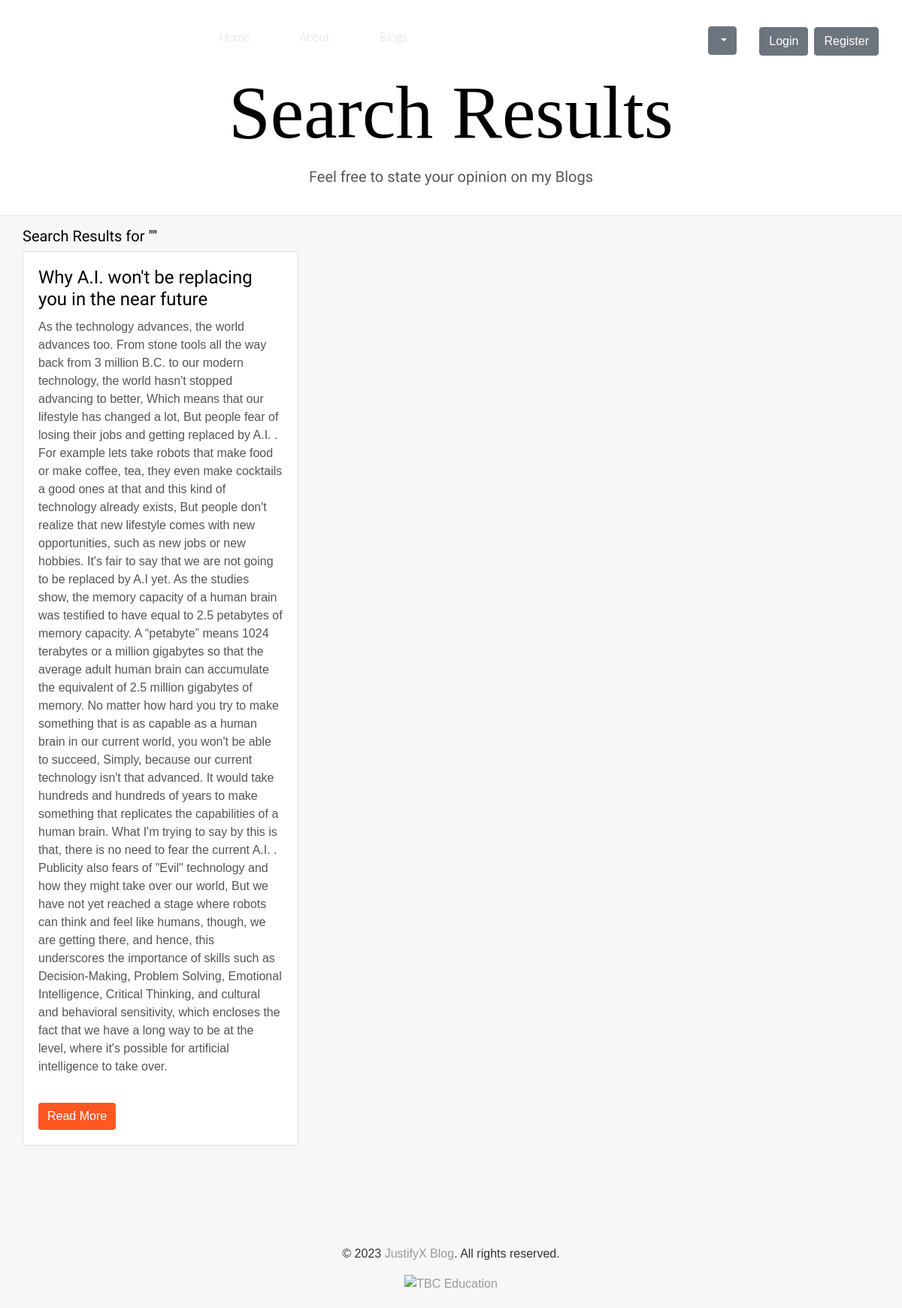
/search_results, run on an earlier commit of the app's database.
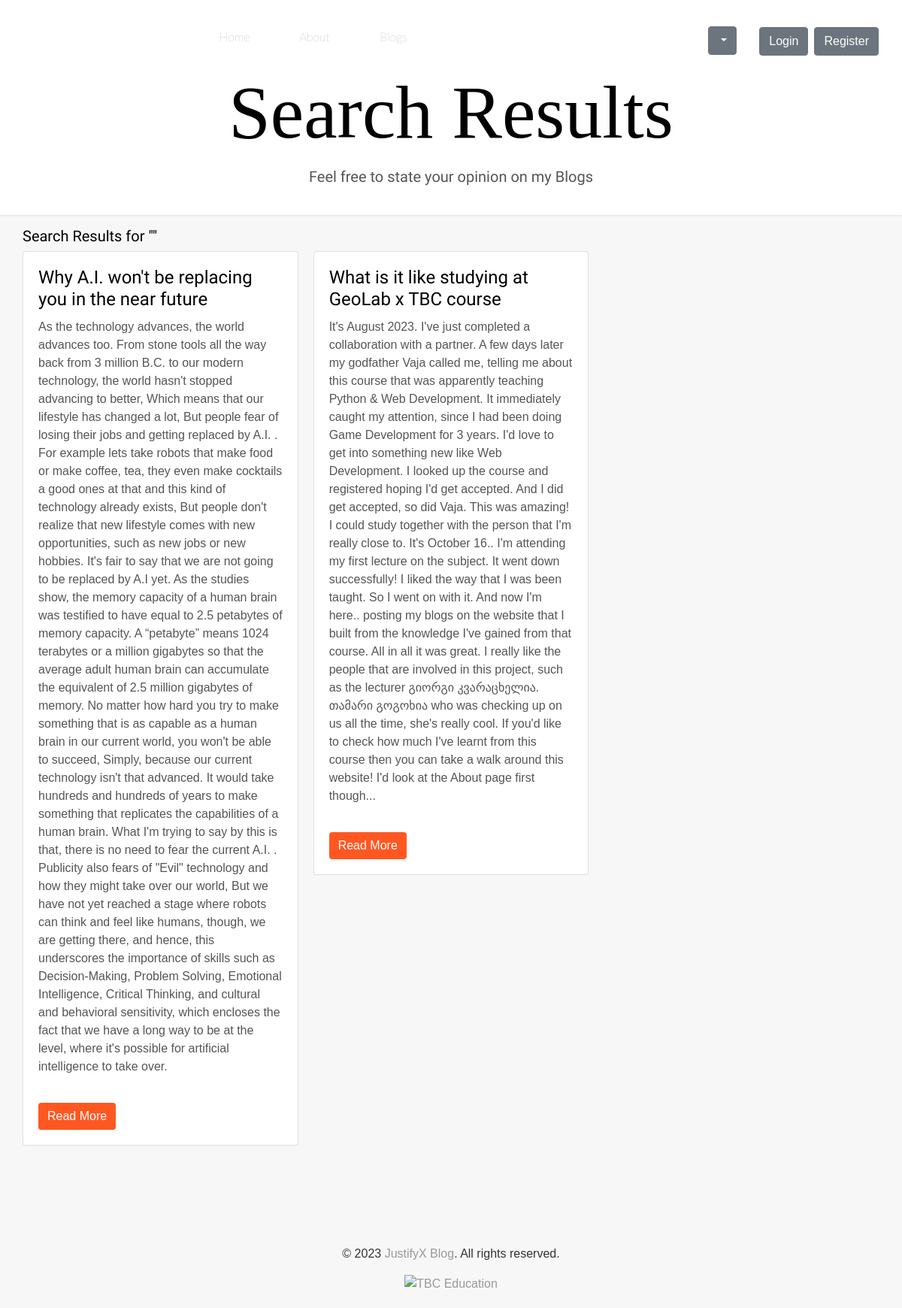
And on a later commit of the database.
### models.py (models this page shows, shortened)
class Blog(db.Model):
    __tablename__ = "blog"
    id = db.Column(db.Integer, primary_key=True)
    name = db.Column(db.String(255), nullable=False)
    description = db.Column(db.Text, nullable=True)
    content = db.Column(db.Text, nullable=False)
    post_date = db.Column(db.DateTime, nullable=False, default=db.func.current_timestamp())
    img = db.Column(db.String(255), nullable=False)

### routes.py (the view)
@app.route("/search_results", methods=['GET'])
def search_results():
    query = request.args.get('query', '')
    blogs = Blog.query.filter(Blog.name.ilike(f"%{query}%")).all()
    return render_template("search_results.html", query=query, blogs=blogs)

### routes.py (called while the page is built)
@app.context_processor
def inject_search_form():
    search_form = SearchForm()
    return dict(search_form=search_form)

### templates/search_results.html (shortened to what this page needs)
{% extends 'base.html' %}
{% block page_title %}Search Results{% endblock %}
{% block content %}
<div class="container mt-3">
    <h2>Search Results for "{{ query }}"</h2>
    {% if blogs %}
        <div class="card-columns">
            {% for blog in blogs %}
                <div class="card">
                    <div class="card-body">
                        <h5 class="card-title">{{ blog.name }}</h5>
                        <p class="card-text">{{ blog.content }}</p>
                        <a href="{{ url_for('blog_detail', blog_id=blog.id) }}" class="btn btn-primary">Read More</a>
                    </div>
                </div>
            {% endfor %}
        </div>
    {% else %}
        <p>No results found.</p>
    {% endif %}
</div>
{% endblock %}

### templates/base.html (shortened to what this page needs)
<!DOCTYPE html>
<html lang="en">
<head>
    <link href="https://db.onlinewebfonts.com/c/0c3e65bc57a1c4598e994814590daf19?family=Generis+Slab+W01+Light"
          rel="stylesheet">
    <link rel="stylesheet" href="https://stackpath.bootstrapcdn.com/bootstrap/4.5.2/css/bootstrap.min.css">
    <link rel="stylesheet" href="https://cdnjs.cloudflare.com/ajax/libs/font-awesome/5.15.1/css/all.min.css">
    <link rel="stylesheet" href="/static/style.css">
    <link rel="stylesheet" href="https://pipdigz.co.uk/fonts/pipdigicons_2.css" media="none"
          onload="if(media!='all')media='all'">
</head>
<body>
{% include "navbar.html" %}
<header>
    <div class="container" style="margin-top: 20px;">
        <h1>{% block page_title %}JustifyX Blog{% endblock %}</h1>
        <p>{% block page_description %}Feel free to state your opinion on my Blogs{% endblock %}</p>
    </div>
</header>
<section class="container">
    {% block content %}
    {% endblock %}
</section>
<footer style="margin-top: 100px;">
    <p>&copy; 2023 <a class="white-text" href="/">JustifyX Blog</a>. All rights reserved.</p>
    <a href="https://tbceducation.ge" target="_blank" rel="noopener noreferrer">
        <img src="/static/tbc.png" alt="TBC Education" style="width: 50px; height: auto;">
    </a>
</footer>
</body>
</html>

### templates/navbar.html (shortened to what this page needs)
<nav class="navbar navbar-expand-lg navbar-light bg-white fixed-top">
    <div class="container text-center">
        <div class="collapse navbar-collapse" id="navbarResponsive">
            <ul class="navbar-nav mx-auto">
                <li class="nav-item">
                    <a class="nav-link" href="/">Home</a>
                </li>
                <li class="nav-item">
                    <a class="nav-link" href="/about">About</a>
                </li>
                <li class="nav-item">
                    <a class="nav-link" href="/blogs">Blogs</a>
                </li>
            </ul>
            <div class="row align-items-center">
                <div class="col" style="margin-bottom: 10px;">
                    <div class="dropdown" id="searchDropdown">
                        <a href="#" class="btn btn-secondary hover dropdown-toggle" id="searchDropdownButton"
                           role="button"
                           data-toggle="dropdown" aria-haspopup="true" aria-expanded="false">
                        </a>
                    </div>
                </div>
                <div class="col">
                    <div class="login-section mb-3 d-flex align-items-center" style="margin-top: 8px;">
                        {% if current_user.is_authenticated %}
                        <div class="dropdown">
                            <a href="#" class="btn btn-secondary hover dropdown-toggle" id="profileDropdown"
                               role="button"
                               data-toggle="dropdown" aria-haspopup="true" aria-expanded="false">
                                <i class="pipdigicons pipdigicons-fab pipdigicons-user-circle"></i>
                            </a>
                            <div class="dropdown-menu" aria-labelledby="profileDropdown">
                                <p class="dropdown-item">{{ current_user.email }}</p>
                                <a class="dropdown-item" href="/logout">Logout</a>
                            </div>
                        </div>
                        {% else %}
                        <a href="/login" class="btn btn-secondary hover">Login</a>
                        <a href="/register" class="btn btn-secondary hover ml-2">Register</a>
                        {% endif %}
                    </div>
                </div>
            </div>
        </div>
    </div>
</nav>

### static/style.css (style rules this page uses)
body { font-family: Montserrat, sans-serif; margin: 0; padding: 0; background-color: #f7f7f7; color: #333; }
.container { max-width: 1200px; margin: 0 auto; }
nav.navbar { transition: background-color 0.3s, box-shadow 0.3s; }
header { background-color: #fff; box-shadow: 0 1px 2px rgba(0, 0, 0, 0.1); padding: 20px 0; padding-top: 70px; text-align: center; transition: padding 0.3s; }
header h1 { font-size: 100px; font-weight: 900; margin-bottom: 10px; font-family: "Generis Slab W01 Light"; }
header p { font-family: Raleway; font-size: 20px; color: #555; }
section { display: flex; justify-content: space-between; flex-wrap: wrap; }
.card-title { font-size: 24px; font-weight: bold; margin-bottom: 10px; }
.card-text { color: #555; font-size: 16px; }
.btn-primary { background-color: #ff5722; border: none; color: #fff; }
.btn { margin-top: 20px; }
footer { text-align: center; padding: 20px 0; }
h1, h2, h3, h4, h5, h6 { font-family: Raleway; font-weight: 400 !important; letter-spacing: 0; color: black; }
h1 { font-size: 25px }
h2 { font-size: 20px }
h5 { font-size: 16px }
a { text-decoration: none; color: #999; -webkit-transition: color .2s linear; -moz-transition: color .2s linear; -ms-transition: color .2s linear; -o-transition: color .2s linear; transition: color .2s linear; }
.nav-item { margin-right: 50px; font-family: lato; font-color: black; font-weight: 200; }

What changed in the data, as far as the page shows it:
added Blog: name "What is it like studying at GeoLab x TBC course", content "It's August 2023. I've just completed a collaboration with a partner. A few days later my godfather Vaja called me, telling me about this course that was apparently teaching Python & Web Development. It immediately caught my attention, since I had been doing Game Development for 3 years. I'd love to get into something new like Web Development. I looked up the course and registered hoping I'd get accepted. And I did get accepted, so did Vaja. This was amazing! I could study together with the person that I'm really close to. It's October 16.. I'm attending my first lecture on the subject. It went down successfully! I liked the way that I was been taught. So I went on with it. And now I'm…"
